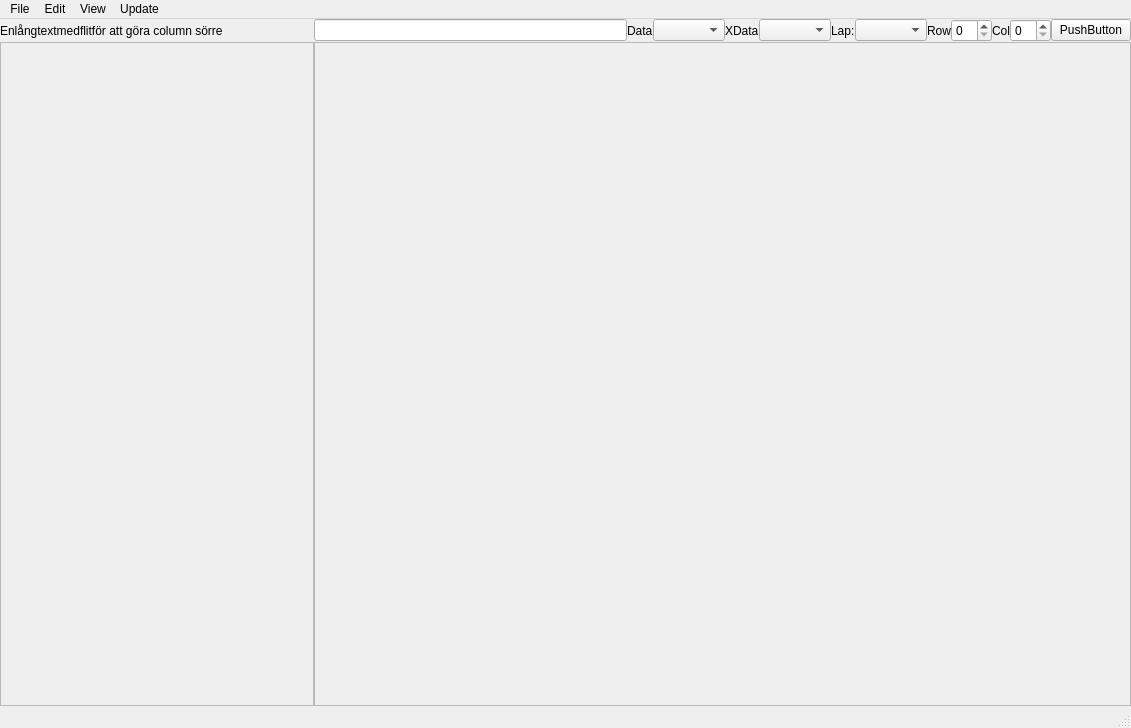
<?xml version="1.0" encoding="UTF-8"?>
<ui version="4.0">
 <class>MainWindow</class>
 <widget class="QMainWindow" name="MainWindow">
  <property name="geometry">
   <rect>
    <x>0</x>
    <y>0</y>
    <width>1131</width>
    <height>728</height>
   </rect>
  </property>
  <property name="windowTitle">
   <string>MainWindow</string>
  </property>
  <widget class="QWidget" name="centralwidget">
   <layout class="QGridLayout" name="gridLayout_2">
    <property name="leftMargin">
     <number>0</number>
    </property>
    <property name="topMargin">
     <number>0</number>
    </property>
    <property name="rightMargin">
     <number>0</number>
    </property>
    <property name="bottomMargin">
     <number>0</number>
    </property>
    <property name="spacing">
     <number>0</number>
    </property>
    <item row="0" column="0">
     <layout class="QGridLayout" name="gridLayout">
      <property name="spacing">
       <number>0</number>
      </property>
      <item row="0" column="6">
       <widget class="QLabel" name="label_3">
        <property name="text">
         <string>Lap:</string>
        </property>
       </widget>
      </item>
      <item row="0" column="12">
       <widget class="QPushButton" name="buttonAdd">
        <property name="text">
         <string>PushButton</string>
        </property>
       </widget>
      </item>
      <item row="0" column="9">
       <widget class="QSpinBox" name="spinBoxRow">
        <property name="maximum">
         <number>10</number>
        </property>
       </widget>
      </item>
      <item row="0" column="11">
       <widget class="QSpinBox" name="spinBoxCol">
        <property name="maximum">
         <number>10</number>
        </property>
       </widget>
      </item>
      <item row="1" column="1" colspan="12">
       <widget class="QFrame" name="framePlot">
        <property name="frameShape">
         <enum>QFrame::StyledPanel</enum>
        </property>
        <property name="frameShadow">
         <enum>QFrame::Raised</enum>
        </property>
        <layout class="QVBoxLayout" name="verticalLayout_2">
         <property name="spacing">
          <number>0</number>
         </property>
         <property name="leftMargin">
          <number>0</number>
         </property>
         <property name="topMargin">
          <number>0</number>
         </property>
         <property name="rightMargin">
          <number>0</number>
         </property>
         <property name="bottomMargin">
          <number>0</number>
         </property>
         <item>
          <layout class="QVBoxLayout" name="verticalLayout"/>
         </item>
        </layout>
       </widget>
      </item>
      <item row="0" column="7">
       <widget class="QComboBox" name="comboBoxLaps"/>
      </item>
      <item row="0" column="8">
       <widget class="QLabel" name="label">
        <property name="text">
         <string>Row</string>
        </property>
       </widget>
      </item>
      <item row="0" column="4">
       <widget class="QLabel" name="label_4">
        <property name="text">
         <string>XData</string>
        </property>
       </widget>
      </item>
      <item row="0" column="10">
       <widget class="QLabel" name="label_2">
        <property name="text">
         <string>Col</string>
        </property>
       </widget>
      </item>
      <item row="0" column="1">
       <widget class="QLineEdit" name="lineEditVar"/>
      </item>
      <item row="1" column="0">
       <widget class="QScrollArea" name="scrollArea">
        <property name="widgetResizable">
         <bool>true</bool>
        </property>
        <widget class="QWidget" name="scrollAreaWidgetContents">
         <property name="geometry">
          <rect>
           <x>0</x>
           <y>0</y>
           <width>278</width>
           <height>654</height>
          </rect>
         </property>
         <layout class="QGridLayout" name="gridLayout_4">
          <property name="leftMargin">
           <number>2</number>
          </property>
          <property name="topMargin">
           <number>2</number>
          </property>
          <property name="rightMargin">
           <number>2</number>
          </property>
          <property name="bottomMargin">
           <number>2</number>
          </property>
          <item row="0" column="0">
           <layout class="QGridLayout" name="layoutCheckboxar"/>
          </item>
         </layout>
        </widget>
       </widget>
      </item>
      <item row="0" column="5">
       <widget class="QComboBox" name="comboBoxDataX"/>
      </item>
      <item row="0" column="2">
       <widget class="QLabel" name="label_5">
        <property name="text">
         <string>Data</string>
        </property>
       </widget>
      </item>
      <item row="0" column="3">
       <widget class="QComboBox" name="comboBoxDataY"/>
      </item>
      <item row="0" column="0">
       <widget class="QLabel" name="label_6">
        <property name="text">
         <string>Enlångtextmedflitför att göra column sörre</string>
        </property>
       </widget>
      </item>
     </layout>
    </item>
   </layout>
  </widget>
  <widget class="QMenuBar" name="menubar">
   <property name="geometry">
    <rect>
     <x>0</x>
     <y>0</y>
     <width>1131</width>
     <height>22</height>
    </rect>
   </property>
   <widget class="QMenu" name="menuFile">
    <property name="title">
     <string>File</string>
    </property>
    <addaction name="actionOpen"/>
    <addaction name="actionSave"/>
    <addaction name="actionImport"/>
   </widget>
   <widget class="QMenu" name="menuView">
    <property name="title">
     <string>View</string>
    </property>
    <widget class="QMenu" name="menuTheme">
     <property name="title">
      <string>Theme</string>
     </property>
     <addaction name="actionLight"/>
     <addaction name="actionDark"/>
    </widget>
    <addaction name="menuTheme"/>
   </widget>
   <widget class="QMenu" name="menuEdit">
    <property name="title">
     <string>Edit</string>
    </property>
    <addaction name="actionAdd"/>
    <addaction name="separator"/>
    <addaction name="actionClear"/>
   </widget>
   <widget class="QMenu" name="menuUpdate">
    <property name="title">
     <string>Update</string>
    </property>
   </widget>
   <addaction name="menuFile"/>
   <addaction name="menuEdit"/>
   <addaction name="menuView"/>
   <addaction name="menuUpdate"/>
  </widget>
  <widget class="QStatusBar" name="statusbar"/>
  <action name="actionLight">
   <property name="text">
    <string>Light</string>
   </property>
  </action>
  <action name="actionDark">
   <property name="text">
    <string>Dark</string>
   </property>
  </action>
  <action name="actionClear">
   <property name="text">
    <string>Clear</string>
   </property>
  </action>
  <action name="actionAdd">
   <property name="text">
    <string>Add</string>
   </property>
  </action>
  <action name="actionOpen">
   <property name="text">
    <string>Open</string>
   </property>
  </action>
  <action name="actionSave">
   <property name="text">
    <string>Save</string>
   </property>
  </action>
  <action name="actionImport">
   <property name="text">
    <string>Import</string>
   </property>
  </action>
 </widget>
 <resources/>
 <connections/>
</ui>
